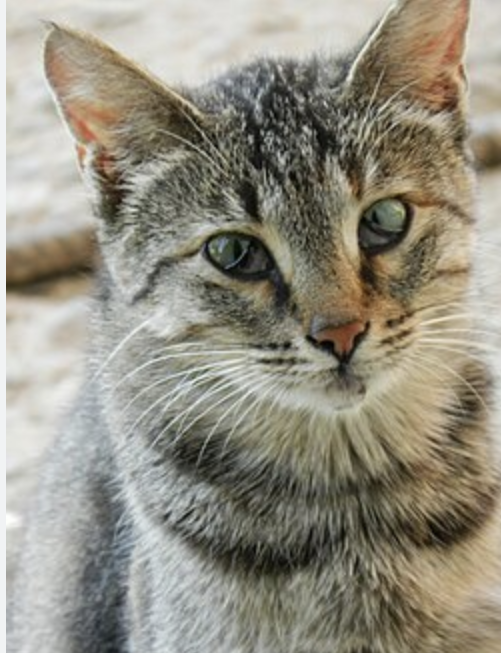
#> input picture photos/cat1.png, 501 x 653 px
$ python img_proc8.py
#> lines starting #> are read from the running program, lines starting #| are printed output that depends on the picture

import numpy as np
from PIL import Image
import matplotlib.pyplot as plt
from pathlib import Path
from skimage.util import random_noise

BASE = Path(__file__).resolve().parent
OUT = BASE / "assignment8_outputs"
OUT.mkdir(exist_ok=True)
RNG = np.random.default_rng(42)

def read_image():
    return np.array(
        Image.open(BASE / "photos" / "cat1.png").convert("L"),
        dtype=float
    ) / 255.0
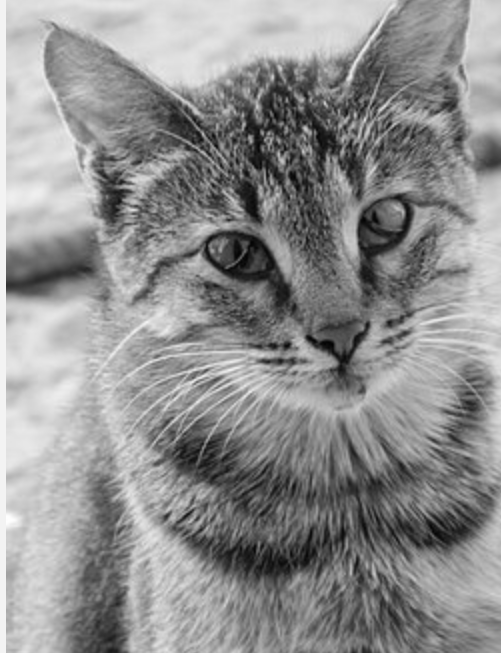
#> returned value: shape (653, 501) float64; min 0.0118, max 0.996, mean 0.564

def save_image(name, img):
    img = np.clip(img, 0, 1)
    Image.fromarray((img * 255).astype(np.uint8)).save(OUT / name)

def generate_noise(shape):
    uniform = RNG.uniform(-0.15, 0.15, shape)

    gaussian = RNG.normal(0, 0.08, shape)

    erlang = RNG.gamma(shape=3, scale=0.04, size=shape)
    erlang = erlang - 3 * 0.04

    exponential = RNG.exponential(scale=0.12, size=shape)
    exponential = exponential - 0.12

    rayleigh = RNG.rayleigh(scale=0.10, size=shape)
    rayleigh = rayleigh - 0.10 * np.sqrt(np.pi / 2)

    return {
        "Uniform": uniform,
        "Gaussian": gaussian,
        "Erlang": erlang,
        "Exponential": exponential,
        "Rayleigh": rayleigh
    }

def main():
    img = read_image()
    noises = generate_noise(img.shape)

    fig, axes = plt.subplots(5, 3, figsize=(13, 17))

    for row, (name, noise) in enumerate(noises.items()):
        noisy = np.clip(img + noise, 0, 1)

        save_image(name.lower() + ".png", noisy)

        axes[row, 0].imshow(noisy, cmap="gray")
        axes[row, 0].set_title(name + " Noise")
        axes[row, 0].axis("off")

        axes[row, 1].hist(noise.ravel(), bins=60, density=True)
        axes[row, 1].set_title(name + " Histogram")

        if name == "Gaussian":
            builtin = random_noise(
                img,
                mode="gaussian",
                mean=0,
                var=0.08**2,
                clip=True
            )

            save_image("builtin_gaussian.png", builtin)
            axes[row, 2].imshow(builtin, cmap="gray")
            axes[row, 2].set_title("Built-in Gaussian Noise")
            axes[row, 2].axis("off")
        else:
            axes[row, 2].text(
                0.5, 0.5,
                "No direct imnoise equivalent",
                ha="center", va="center"
            )
            axes[row, 2].axis("off")

    plt.tight_layout()
    plt.savefig(OUT / "noise_comparison.png")
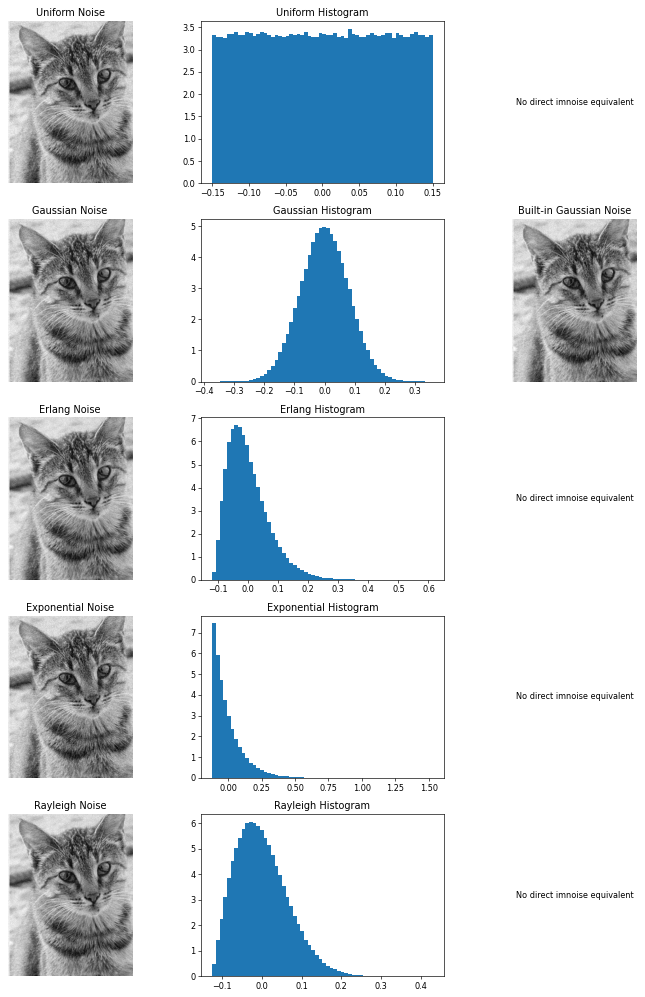
#> figure drawn by matplotlib, 11 panels; panel 2: tallest bar 3.47 high, from x = 0.035 to 0.04; panel 4: tallest bar 4.97 high, from x = -0.0076 to 0.00455; panel 7: tallest bar 6.71 high, from x = -0.0464 to -0.0342; panel 9: tallest bar 7.45 high, from x = -0.12 to -0.0925
    plt.show()

    print("All noise images and histograms saved in:", OUT)
    print("Uniform: U(-0.15, 0.15)")
    print("Gaussian: mean=0, standard deviation=0.08")
    print("Erlang: k=3, scale=0.04")
    print("Exponential: scale=0.12")
    print("Rayleigh: sigma=0.10")

if __name__ == "__main__":
    main()
